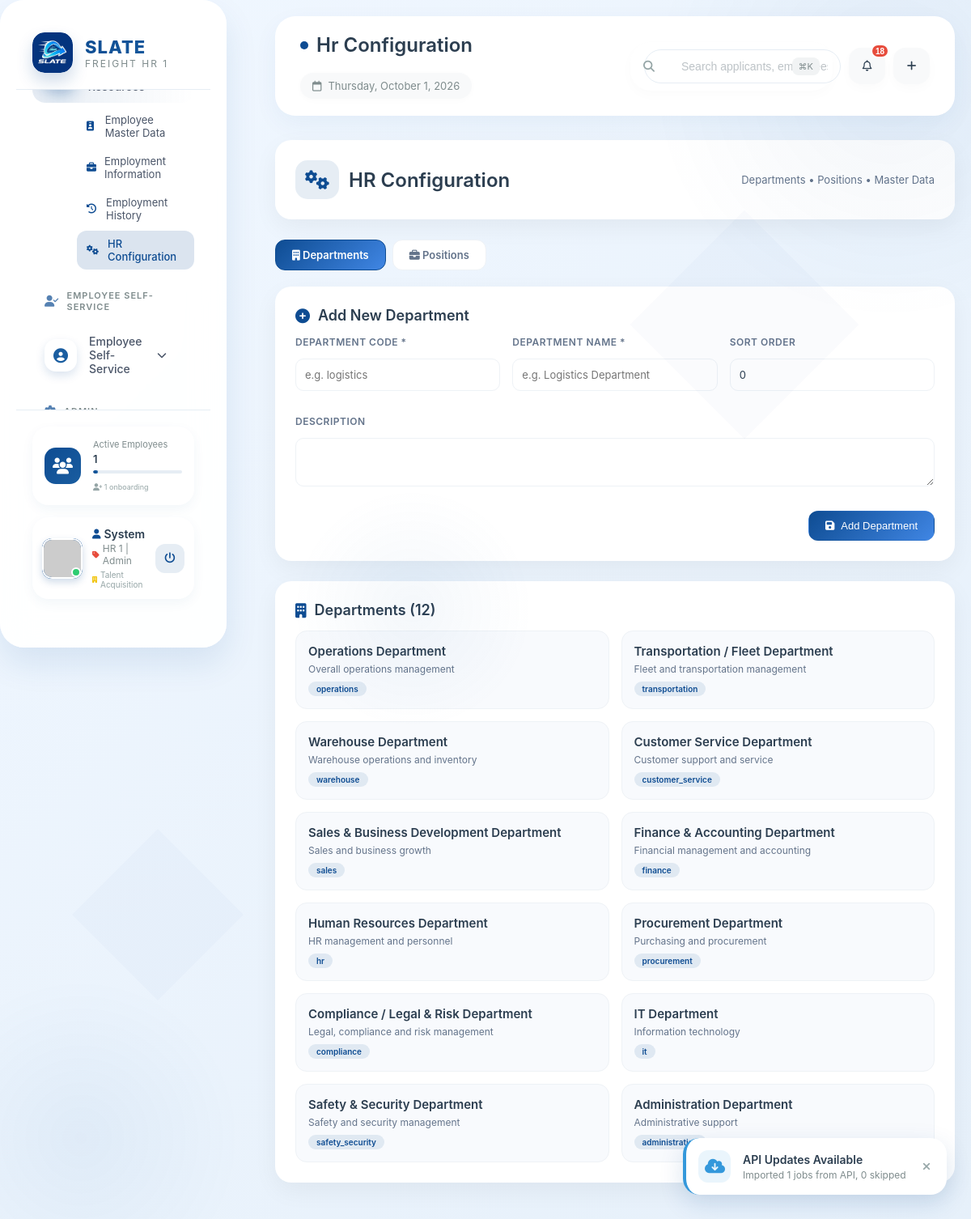
The page /root.php?page=core-hr&subpage=hr-configuration (signed in) on the database its author committed.
### tables this page shows
CREATE TABLE `users` (
  `id` int(11) NOT NULL,
  `username` varchar(50) NOT NULL,
  `email` varchar(100) NOT NULL,
  `password` varchar(255) NOT NULL,
  `full_name` varchar(100) NOT NULL,
  `company_name` varchar(100) DEFAULT NULL,
  `role` enum('admin','dispatcher','driver','customer','manager') DEFAULT 'customer',
  `phone` varchar(20) DEFAULT NULL,
  `profile_picture` varchar(255) DEFAULT NULL,
  `created_at` timestamp NOT NULL DEFAULT current_timestamp(),
  `updated_at` timestamp NOT NULL DEFAULT current_timestamp() ON UPDATE current_timestamp()
);

CREATE TABLE `activity_log` (
  `id` int(11) NOT NULL,
  `user_id` int(11) DEFAULT NULL,
  `action` varchar(100) NOT NULL,
  `description` text DEFAULT NULL,
  `ip_address` varchar(45) DEFAULT NULL,
  `user_agent` text DEFAULT NULL,
  `created_at` timestamp NOT NULL DEFAULT current_timestamp()
);

CREATE TABLE `departments` (
  `id` int(11) NOT NULL,
  `department_code` varchar(50) NOT NULL,
  `department_name` varchar(255) NOT NULL,
  `description` text DEFAULT NULL,
  `is_active` tinyint(1) DEFAULT 1,
  `sort_order` int(11) DEFAULT 0,
  `created_at` timestamp NOT NULL DEFAULT current_timestamp(),
  `updated_at` timestamp NOT NULL DEFAULT current_timestamp() ON UPDATE current_timestamp()
);

### includes/config.php (called while the page is built, shortened)
<?php
function getUserInfo($pdo, $user_id) {
    $stmt = $pdo->prepare("SELECT * FROM users WHERE id = ?");
    $stmt->execute([$user_id]);
    return $stmt->fetch();
}
function getHRStats($pdo, $user_id) {
    $stats = [];
    $stmt = $pdo->query("SELECT COUNT(*) FROM applicants");
    $stats['total_applicants'] = $stmt->fetchColumn();
    $stmt = $pdo->prepare("SELECT COUNT(*) FROM applicants WHERE DATE(application_date) = CURDATE()");
    $stmt->execute();
    $stats['new_applicants_today'] = $stmt->fetchColumn();
    $stmt = $pdo->query("SELECT COUNT(*) FROM job_postings WHERE status = 'published'");
    $stats['active_jobs'] = $stmt->fetchColumn();
    $stmt = $pdo->query("SELECT COUNT(*) FROM interviews WHERE status = 'scheduled' AND interview_date >= CURDATE()");
    $stats['pending_interviews'] = $stmt->fetchColumn();
    $stmt = $pdo->query("SELECT COUNT(*) FROM new_hires WHERE status = 'onboarding'");
    $stats['onboarding_count'] = $stmt->fetchColumn();
    $stmt = $pdo->query("SELECT COUNT(*) FROM new_hires WHERE status = 'active'");
    $stats['active_employees'] = $stmt->fetchColumn();
    $stmt = $pdo->query("SELECT COUNT(*) FROM applicant_documents WHERE verified = FALSE");
    $stats['pending_verifications'] = $stmt->fetchColumn();
    $stmt = $pdo->prepare("SELECT COUNT(*) FROM new_hires WHERE probation_end_date BETWEEN CURDATE() AND DATE_ADD(CURDATE(), INTERVAL 30 DAY)");
    $stmt->execute();
    $stats['upcoming_reviews'] = $stmt->fetchColumn();
    return $stats;
}
function getUnreadNotificationCount($pdo, $user_id) {
    $stmt = $pdo->prepare("SELECT COUNT(*) FROM notifications WHERE user_id = ? AND is_read = FALSE");
    $stmt->execute([$user_id]);
    return $stmt->fetchColumn();
}
?>

### includes/notification_functions.php (called while the page is built, shortened)
<?php
function getRecentAPIImports($pdo, $limit = 5) {
    $stmt = $pdo->prepare("
        SELECT * FROM activity_log
        WHERE action IN ('import_job_from_api', 'bulk_import_jobs')
        ORDER BY created_at DESC
        LIMIT :limit
    ");
    $stmt->bindParam(':limit', $limit, PDO::PARAM_INT);
    $stmt->execute();
    return $stmt->fetchAll();
}

### modules/core-hr/hr-configuration.php (the view, shortened to what this page needs)
<?php
$active_tab = $_GET['tab'] ?? 'departments';
$departments = $pdo->query("SELECT * FROM departments ORDER BY sort_order, department_name")->fetchAll();
?>
<div class="cfg-header">
    <h1><i class="fas fa-cogs"></i> HR Configuration</h1>
    <span style="font-size:13px;color:#64748b;">Departments • Positions • Master Data</span>
</div>
<div class="tabs">
    <a href="?page=core-hr&subpage=hr-configuration&tab=departments" class="tab <?= $active_tab=='departments'?'active':'' ?>"><i class="fas fa-building"></i> Departments</a>
    <a href="?page=core-hr&subpage=hr-configuration&tab=positions" class="tab <?= $active_tab=='positions'?'active':'' ?>"><i class="fas fa-briefcase"></i> Positions</a>
</div>
<?php if ($active_tab === 'departments'): ?>
<div class="panel">
    <h2><i class="fas fa-plus-circle"></i> Add New Department</h2>
    <form method="POST">
        <div class="form-grid">
            <div class="form-group"><label>Department Code *</label><input type="text" name="department_code" required placeholder="e.g. logistics"></div>
            <div class="form-group"><label>Department Name *</label><input type="text" name="department_name" required placeholder="e.g. Logistics Department"></div>
            <div class="form-group"><label>Sort Order</label><input type="number" name="sort_order" value="0"></div>
            <div class="form-group" style="grid-column:1/-1;"><label>Description</label><textarea name="description"></textarea></div>
        </div>
        <div style="margin-top:15px;text-align:right;">
            <button type="submit" name="add_department" class="btn btn-primary"><i class="fas fa-save"></i> Add Department</button>
        </div>
    </form>
</div>
<div class="panel">
    <h2><i class="fas fa-building"></i> Departments (<?= count($departments) ?>)</h2>
    <div class="grid">
        <?php foreach ($departments as $d): ?>
        <div class="card">
            <div class="title"><?= htmlspecialchars($d['department_name']) ?></div>
            <div class="subtitle"><?= htmlspecialchars($d['description'] ?: 'No description') ?></div>
            <span class="badge"><?= htmlspecialchars($d['department_code']) ?></span>
        </div>
        <?php endforeach; ?>
    </div>
</div>
<?php endif; ?>

### includes/sidebar.php (shortened to what this page needs)
<?php
require_once 'includes/notification_functions.php';
$current_page    = isset($_GET['page'])    ? $_GET['page']    : 'dashboard';
$current_subpage = isset($_GET['subpage']) ? $_GET['subpage'] : '';
$collapsed       = isset($_COOKIE['sidebar']) && $_COOKIE['sidebar'] == 'collapsed';
$user       = getUserInfo($pdo, $_SESSION['user_id']);
$role       = $user['role'];
$full_name  = $user['full_name'] ?? 'User';
$first_name = explode(' ', $full_name)[0];
$profile_picture_path = '';
$role_display = ucfirst($role);
$hr_stats = getHRStats($pdo, $_SESSION['user_id']);
function isModuleActive($module, $current_page, $current_subpage = '') {
    if ($current_page == $module) return true;
    return false;
}
function isSubpageActive($subpage, $current_subpage) {
    return $current_subpage == $subpage;
}
?>
<aside class="unique-sidebar <?php echo $collapsed ? 'collapsed' : ''; ?>">
    <div class="sidebar-glass"></div>
    <div class="sidebar-content">
        <div class="sidebar-header">
            <div class="logo-container">
                <div class="logo-wrapper">
                    <img src="assets/images/logo1.png" alt="HR 1 Freight Logo" class="logo-image"
                         onerror="this.onerror=null; this.src='https://ui-avatars.com/api/?name=HR1&background=0e4c92&color=fff&size=100&bold=true&format=png';">
                </div>
                <?php if (!$collapsed): ?>
                <div class="logo-text-wrapper">
                    <span class="logo-bcp">SLATE</span>
                    <span class="logo-budget">FREIGHT HR 1</span>
                </div>
                <?php endif; ?>
            </div>
        </div>
        <div class="sidebar-nav-container">
            <div class="sidebar-section">
                <ul class="nav-menu">
                    <li class="nav-item has-submenu <?php echo isModuleActive('core-hr', $current_page, $current_subpage) ? 'active' : ''; ?>" style="--item-color: #0e4c92;">
                        <a href="javascript:void(0)" onclick="toggleSubmenu('core-hr-submenu')">
                            <?php if (!$collapsed): ?>
                            <span class="nav-label">Core Human Resources</span>
                            <?php endif; ?>
                        </a>
                    </li>
                    <ul class="submenu <?php echo isModuleActive('core-hr', $current_page, $current_subpage) ? 'active' : ''; ?>" id="core-hr-submenu">
                        <li class="submenu-item <?php echo isSubpageActive('employee-master-data', $current_subpage) ? 'active' : ''; ?>">
                            <a href="?page=core-hr&subpage=employee-master-data">
                                <i class="fas fa-id-badge"></i>
                                <span>Employee Master Data</span>
                            </a>
                        </li>
                        <li class="submenu-item <?php echo isSubpageActive('employment-info', $current_subpage) ? 'active' : ''; ?>">
                            <a href="?page=core-hr&subpage=employment-info">
                                <i class="fas fa-briefcase"></i>
                                <span>Employment Information</span>
                            </a>
                        </li>
                        <li class="submenu-item <?php echo isSubpageActive('employment-history', $current_subpage) ? 'active' : ''; ?>">
                            <a href="?page=core-hr&subpage=employment-history">
                                <i class="fas fa-history"></i>
                                <span>Employment History</span>
                            </a>
                        </li>
                        <li class="submenu-item <?php echo isSubpageActive('hr-configuration', $current_subpage) ? 'active' : ''; ?>">
                            <a href="?page=core-hr&subpage=hr-configuration">
                                <i class="fas fa-cogs"></i>
                                <span>HR Configuration</span>
                            </a>
                        </li>
                    </ul>
                </ul>
            </div>
            <div class="sidebar-section">
                <?php if (!$collapsed): ?>
                <div class="section-header">
                    <i class="fas fa-user-check"></i>
                    <span>EMPLOYEE SELF-SERVICE</span>
                </div>
                <?php endif; ?>
                <ul class="nav-menu">
                    <li class="nav-item has-submenu <?php echo isModuleActive('ess', $current_page, $current_subpage) ? 'active' : ''; ?>" style="--item-color: #1a5da0;">
                        <a href="javascript:void(0)" onclick="toggleSubmenu('ess-submenu')">
                            <div class="icon-wrapper"><i class="fas fa-user-circle"></i></div>
                            <?php if (!$collapsed): ?>
                            <span class="nav-label">Employee Self-Service</span>
                            <i class="fas fa-chevron-down submenu-arrow"></i>
                            <?php endif; ?>
                        </a>
                    </li>
                </ul>
            </div>
            <div class="sidebar-section">
                <?php if (!$collapsed): ?>
                <div class="section-header">
                    <i class="fas fa-cog"></i>
                    <span>ADMIN</span>
                </div>
                <?php endif; ?>
            </div>
        </div>
        <div class="sidebar-footer">
            <div class="savings-widget">
                <div class="savings-icon"><i class="fas fa-users"></i></div>
                <?php if (!$collapsed): ?>
                <div class="savings-info">
                    <span class="savings-label">Active Employees</span>
                    <span class="savings-value"><?php echo $hr_stats['active_employees'] ?? 0; ?></span>
                    <div class="savings-bar">
                        <div class="savings-progress" style="width: <?php echo min(100, ($hr_stats['active_employees'] ?? 0) * 5); ?>%"></div>
                    </div>
                    <span class="savings-detail">
                        <i class="fas fa-user-plus"></i> <?php echo $hr_stats['onboarding_count'] ?? 0; ?> onboarding
                    </span>
                </div>
                <?php endif; ?>
            </div>
            <div class="couple-profile-widget">
                <div class="couple-avatar-single">
                    <?php if ($profile_picture_path): ?>
                        <img src="<?php echo htmlspecialchars($profile_picture_path); ?>" alt="" class="profile-avatar">
                    <?php else: ?>
                        <img src="https://ui-avatars.com/api/?name=<?php echo urlencode($first_name); ?>&background=0e4c92&color=fff&size=100&bold=true&format=png&length=1" alt="">
                    <?php endif; ?>
                    <div class="status-badge"></div>
                </div>
                <?php if (!$collapsed): ?>
                <div class="couple-info">
                    <div class="couple-names">
                        <span class="your-name"><i class="fas fa-user"></i> <?php echo htmlspecialchars($first_name); ?></span>
                        <span class="partner-name"><i class="fas fa-tag" style="color: #e74c3c;"></i> HR 1 | <?php echo $role_display; ?></span>
                    </div>
                    <span class="couple-role"><i class="fas fa-building" style="color: #f1c40f;"></i> Talent Acquisition</span>
                </div>
                <?php endif; ?>
                <button class="logout-btn" onclick="logout()" title="Logout"><i class="fas fa-power-off"></i></button>
            </div>
        </div>
    </div>
</aside>

### includes/header.php (shortened to what this page needs)
<?php
require_once 'includes/notification_functions.php';
$current_page = isset($_GET['page']) ? $_GET['page'] : 'dashboard';
$current_subpage = isset($_GET['subpage']) ? $_GET['subpage'] : '';
$page_title = ucfirst(str_replace('-', ' ', $current_subpage ?: $current_page));
$unread_count = getUnreadNotificationCount($pdo, $_SESSION['user_id']);
$recent_imports = getRecentAPIImports($pdo, 3);
?>
<!DOCTYPE html>
<html lang="en">
<head>
    <link rel="stylesheet" href="https://cdnjs.cloudflare.com/ajax/libs/font-awesome/6.4.0/css/all.min.css">
</head>
<body>
<header class="unique-header">
    <div class="header-left">
        <div class="page-indicator">
            <div class="page-dot"></div>
            <h2>
                <?php
                if ($current_subpage) {
                    echo ucfirst(str_replace('-', ' ', $current_subpage));
                } else {
                    echo $page_title;
                }
                ?>
            </h2>
        </div>
        <div class="date-badge">
            <i class="far fa-calendar"></i>
            <span><?php echo date('l, F j, Y'); ?></span>
        </div>
    </div>
    <div class="header-right">
        <div class="search-container">
            <i class="fas fa-search search-icon"></i>
            <input type="text" placeholder="Search applicants, employees..." id="searchInput">
            <div class="search-shortcut">⌘K</div>
        </div>
        <div class="header-actions">
            <button class="action-btn" onclick="showNotificationCenter()">
                <i class="far fa-bell"></i>
                <?php if ($unread_count > 0): ?>
                <span class="notification-badge pulse"><?php echo $unread_count; ?></span>
                <?php endif; ?>
            </button>
            <button class="action-btn" onclick="showQuickActions()">
                <i class="fas fa-plus"></i>
            </button>
        </div>
    </div>
</header>
<?php if (!empty($recent_imports)): ?>
<div class="api-alert" id="apiAlert">
    <div class="api-alert-icon">
        <i class="fas fa-cloud-download-alt"></i>
    </div>
    <div class="api-alert-content">
        <div class="api-alert-title">API Updates Available</div>
        <div class="api-alert-text">
            <?php
            $latest = $recent_imports[0];
            echo htmlspecialchars($latest['description']);
            ?>
        </div>
    </div>
    <button class="api-alert-close" onclick="document.getElementById('apiAlert').remove()">
        <i class="fas fa-times"></i>
    </button>
</div>
<?php endif; ?>

### rows shown on the page
users: full_name "System", role "Admin"
activity_log: description "Imported 1 jobs from API, 0 skipped"
departments: department_name "Operations Department", description "Overall operations management", department_code "operations"
departments: department_name "Transportation / Fleet Department", description "Fleet and transportation management", department_code "transportation"
departments: department_name "Warehouse Department", description "Warehouse operations and inventory", department_code "warehouse"
departments: department_name "Customer Service Department", description "Customer support and service", department_code "customer_service"
departments: department_name "Sales & Business Development Department", description "Sales and business growth", department_code "sales"
departments: department_name "Finance & Accounting Department", description "Financial management and accounting", department_code "finance"
departments: department_name "Human Resources Department", description "HR management and personnel", department_code "hr"
departments: department_name "Procurement Department", description "Purchasing and procurement", department_code "procurement"
departments: department_name "Compliance / Legal & Risk Department", description "Legal, compliance and risk management", department_code "compliance"
departments: department_name "IT Department", description "Information technology", department_code "it"
departments: department_name "Safety & Security Department", description "Safety and security management", department_code "safety_security"
departments: department_name "Administration Department", description "Administrative support", department_code "administration"

### other values the page prints
$hr_stats['active_employees'] "1"
$hr_stats['onboarding_count'] "1"
str_replace('-', ' ', $current_subpage) "Hr Configuration"
$unread_count "18"
count($departments) "12"
